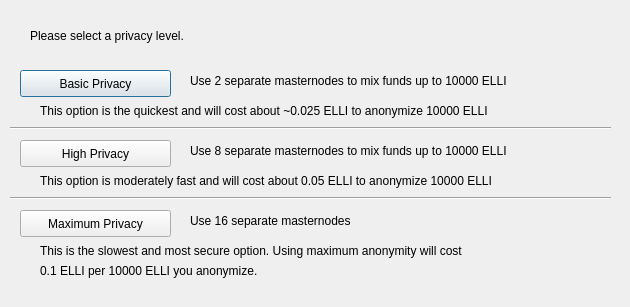
<?xml version="1.0" encoding="UTF-8"?>
<ui version="4.0">
 <class>ObfuscationConfig</class>
 <widget class="QDialog" name="ObfuscationConfig">
  <property name="geometry">
   <rect>
    <x>0</x>
    <y>0</y>
    <width>630</width>
    <height>307</height>
   </rect>
  </property>
  <property name="windowTitle">
   <string>Configure Obfuscation</string>
  </property>
  <widget class="QPushButton" name="buttonBasic">
   <property name="geometry">
    <rect>
     <x>20</x>
     <y>70</y>
     <width>151</width>
     <height>27</height>
    </rect>
   </property>
   <property name="text">
    <string>Basic Privacy</string>
   </property>
  </widget>
  <widget class="QPushButton" name="buttonHigh">
   <property name="geometry">
    <rect>
     <x>20</x>
     <y>140</y>
     <width>151</width>
     <height>27</height>
    </rect>
   </property>
   <property name="text">
    <string>High Privacy</string>
   </property>
  </widget>
  <widget class="QPushButton" name="buttonMax">
   <property name="geometry">
    <rect>
     <x>20</x>
     <y>210</y>
     <width>151</width>
     <height>27</height>
    </rect>
   </property>
   <property name="text">
    <string>Maximum Privacy</string>
   </property>
  </widget>
  <widget class="QLabel" name="label">
   <property name="geometry">
    <rect>
     <x>30</x>
     <y>20</y>
     <width>571</width>
     <height>31</height>
    </rect>
   </property>
   <property name="text">
    <string>Please select a privacy level.</string>
   </property>
  </widget>
  <widget class="QLabel" name="label_2">
   <property name="geometry">
    <rect>
     <x>190</x>
     <y>70</y>
     <width>421</width>
     <height>21</height>
    </rect>
   </property>
   <property name="text">
    <string>Use 2 separate masternodes to mix funds up to 10000 ELLI</string>
   </property>
  </widget>
  <widget class="QLabel" name="label_3">
   <property name="geometry">
    <rect>
     <x>190</x>
     <y>140</y>
     <width>411</width>
     <height>21</height>
    </rect>
   </property>
   <property name="text">
    <string>Use 8 separate masternodes to mix funds up to 10000 ELLI</string>
   </property>
  </widget>
  <widget class="QLabel" name="label_4">
   <property name="geometry">
    <rect>
     <x>190</x>
     <y>210</y>
     <width>421</width>
     <height>21</height>
    </rect>
   </property>
   <property name="text">
    <string>Use 16 separate masternodes</string>
   </property>
  </widget>
  <widget class="QLabel" name="label_6">
   <property name="geometry">
    <rect>
     <x>40</x>
     <y>100</y>
     <width>561</width>
     <height>21</height>
    </rect>
   </property>
   <property name="text">
    <string>This option is the quickest and will cost about ~0.025 ELLI to anonymize 10000 ELLI</string>
   </property>
  </widget>
  <widget class="QLabel" name="label_7">
   <property name="geometry">
    <rect>
     <x>40</x>
     <y>170</y>
     <width>561</width>
     <height>21</height>
    </rect>
   </property>
   <property name="text">
    <string>This option is moderately fast and will cost about 0.05 ELLI to anonymize 10000 ELLI</string>
   </property>
  </widget>
  <widget class="QLabel" name="label_8">
   <property name="geometry">
    <rect>
     <x>40</x>
     <y>240</y>
     <width>561</width>
     <height>21</height>
    </rect>
   </property>
   <property name="text">
    <string>This is the slowest and most secure option. Using maximum anonymity will cost</string>
   </property>
  </widget>
  <widget class="QLabel" name="label_9">
   <property name="geometry">
    <rect>
     <x>40</x>
     <y>260</y>
     <width>561</width>
     <height>21</height>
    </rect>
   </property>
   <property name="text">
    <string>0.1 ELLI per 10000 ELLI you anonymize.</string>
   </property>
  </widget>
  <widget class="Line" name="line">
   <property name="geometry">
    <rect>
     <x>10</x>
     <y>120</y>
     <width>601</width>
     <height>16</height>
    </rect>
   </property>
   <property name="orientation">
    <enum>Qt::Horizontal</enum>
   </property>
  </widget>
  <widget class="Line" name="line_2">
   <property name="geometry">
    <rect>
     <x>10</x>
     <y>190</y>
     <width>601</width>
     <height>16</height>
    </rect>
   </property>
   <property name="orientation">
    <enum>Qt::Horizontal</enum>
   </property>
  </widget>
 </widget>
 <resources/>
 <connections/>
</ui>
